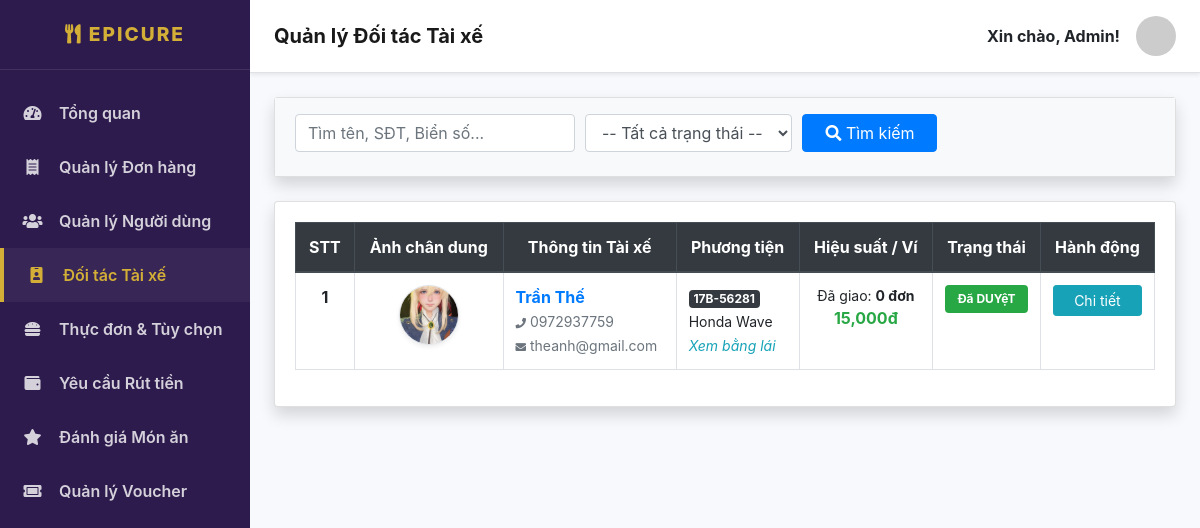
Page /admin/drivers.php on the committed database.
### tables this page shows
CREATE TABLE `driver_profiles` (
  `id` int(11) NOT NULL,
  `user_id` int(11) NOT NULL,
  `vehicle_type` varchar(50) DEFAULT NULL,
  `vehicle_plate` varchar(20) DEFAULT NULL,
  `license_image` varchar(255) DEFAULT NULL,
  `portrait_image` varchar(255) DEFAULT NULL,
  `status` enum('unverified','pending','approved') DEFAULT 'unverified',
  `created_at` timestamp NOT NULL DEFAULT current_timestamp()
);

CREATE TABLE `users` (
  `id` int(11) NOT NULL,
  `name` varchar(100) NOT NULL,
  `email` varchar(100) NOT NULL,
  `phone` varchar(20) DEFAULT NULL,
  `password` varchar(255) NOT NULL,
  `role` enum('customer','driver','admin') DEFAULT 'customer',
  `is_banned` tinyint(1) DEFAULT 0,
  `avatar` varchar(255) DEFAULT NULL,
  `fcm_token` text DEFAULT NULL,
  `created_at` timestamp NOT NULL DEFAULT current_timestamp()
);

### admin/drivers.php (the view, shortened to what this page needs)
<?php
require_once '../api/db_connect.php';
$search = isset($_GET['search']) ? $conn->real_escape_string($_GET['search']) : '';
$sql = "SELECT dp.*, u.name, u.email, u.phone,
        (SELECT COUNT(*) FROM orders WHERE driver_id = u.id AND status = 'completed') as total_done,
        (SELECT balance FROM driver_wallets WHERE driver_id = u.id) as wallet_balance
        FROM driver_profiles dp
        JOIN users u ON dp.user_id = u.id
        WHERE 1=1";
$sql .= " ORDER BY dp.id DESC";
$result = $conn->query($sql);
include 'includes/sidebar.php';
?>
<div class="card shadow mb-4">
    <div class="card-body bg-light py-3">
        <form method="GET" action="drivers.php" class="form-row align-items-center">
            <div class="col-md-4 mb-2">
                <input type="text" name="search" class="form-control" placeholder="Tìm tên, SĐT, Biển số..." value="<?= htmlspecialchars($search) ?>">
            </div>
            <div class="col-md-3 mb-2">
                <select name="status" class="form-control">
                    <option value="">-- Tất cả trạng thái --</option>
                </select>
            </div>
            <div class="col-md-2 mb-2">
                <button type="submit" class="btn btn-primary w-100"><i class="fas fa-search"></i> Tìm kiếm</button>
            </div>
        </form>
    </div>
</div>
<div class="card shadow mb-4">
    <div class="card-body table-responsive">
        <table class="table table-bordered table-hover align-middle">
            <thead class="thead-dark text-center">
                <tr>
                    <th>STT</th>
                    <th>Ảnh chân dung</th>
                    <th>Thông tin Tài xế</th>
                    <th>Phương tiện</th>
                    <th>Hiệu suất / Ví</th>
                    <th>Trạng thái</th>
                    <th>Hành động</th>
                </tr>
            </thead>
            <tbody>
                <?php
                $stt = 1;
                while($row = $result->fetch_assoc()):
                    $status_class = ($row['status'] == 'approved') ? 'success' : (($row['status'] == 'pending') ? 'warning text-dark' : 'danger');
                ?>
                <tr>
                    <td class="text-center font-weight-bold"><?= $stt++ ?></td>
                    <td class="text-center">
                        <img src="<?= $row['portrait_image'] ? '../'.$row['portrait_image'] : 'https://ui-avatars.com/api/?name='.urlencode($row['name']) ?>"
                             class="rounded-circle shadow-sm border" width="60" height="60" style="object-fit: cover;">
                    </td>
                    <td>
                        <a href="user_detail.php?id=<?= $row['user_id'] ?>" class="font-weight-bold text-primary"><?= $row['name'] ?></a><br>
                        <small class="text-muted"><i class="fas fa-phone fa-xs"></i> <?= $row['phone'] ?></small><br>
                        <small class="text-muted"><i class="fas fa-envelope fa-xs"></i> <?= $row['email'] ?></small>
                    </td>
                    <td>
                        <span class="badge badge-dark"><?= $row['vehicle_plate'] ?></span><br>
                        <small><?= $row['vehicle_type'] ?></small><br>
                        <a href="#" class="small text-info font-italic" data-toggle="modal" data-target="#licenseModal<?= $row['id'] ?>">Xem bằng lái</a>
                    </td>
                    <td class="text-center">
                        <div class="small">Đã giao: <strong><?= $row['total_done'] ?> đơn</strong></div>
                        <div class="text-success font-weight-bold"><?= number_format($row['wallet_balance'] ?? 0) ?>đ</div>
                    </td>
                    <td class="text-center">
                        <span class="badge badge-<?= $status_class ?> p-2 w-100">
                            <?= strtoupper($row['status'] == 'approved' ? 'Đã duyệt' : ($row['status'] == 'pending' ? 'Chờ duyệt' : 'Từ chối')) ?>
                        </span>
                    </td>
                    <td class="text-center">
                        <div class="d-flex justify-content-center flex-column">
                            <a href="user_detail.php?id=<?= $row['user_id'] ?>" class="btn btn-sm btn-info">Chi tiết</a>
                        </div>
                    </td>
                </tr>
                <?php endwhile; ?>
            </tbody>
        </table>
    </div>
</div>
<?php include 'includes/footer.php'; ?>

### admin/includes/sidebar.php (style rules this page uses)
body { background-color: #f8f9fc; overflow-x: hidden; }

### rows in the picture
driver_profiles: portrait_image (picture), user.name "Trần Thế", user.phone "0972937759", user.email "theanh@gmail.com", vehicle_plate "17B-56281", vehicle_type "Honda Wave", total_done "0", wallet_balance "15,000", status "Đã DUYệT"

### other values in the picture
$page_title "Quản lý Đối tác Tài xế"
